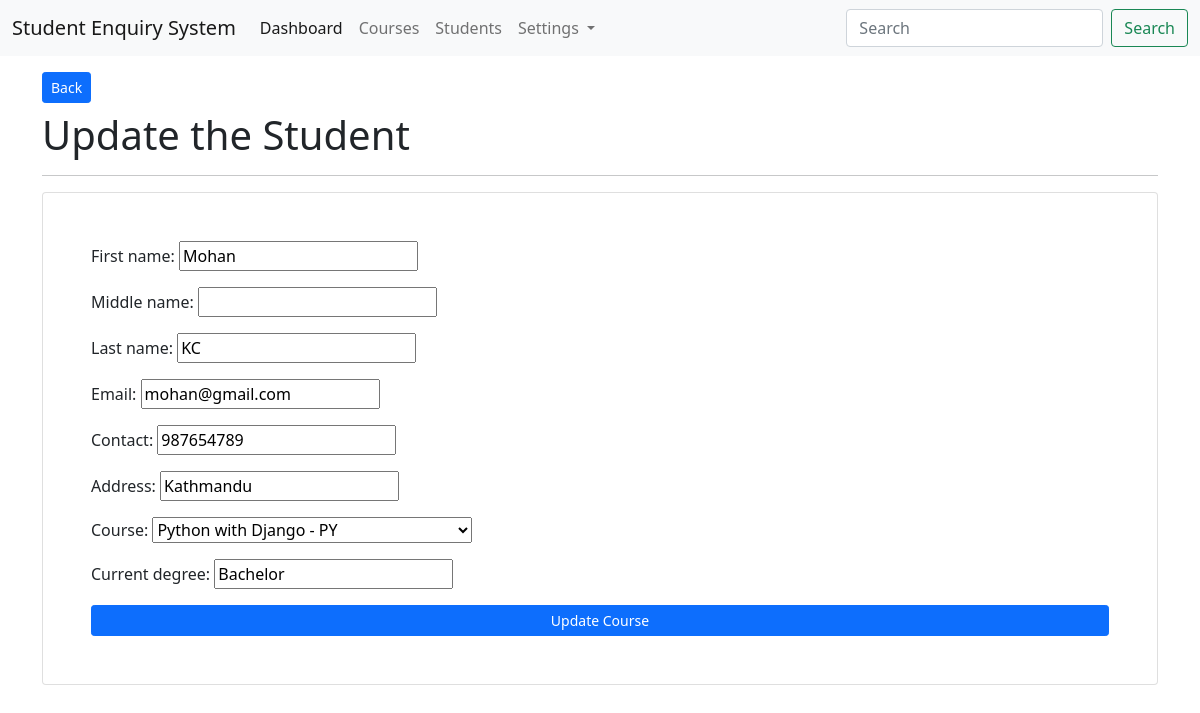
The page /students/edit/1/ (signed in) on the database its author committed.
### app_students/models.py (models this page shows, shortened)
class StudentModel(models.Model):
    first_name = models.CharField(max_length=200)
    middle_name = models.CharField(max_length=200, null=True, blank=True)
    last_name = models.CharField(max_length=200)
    email = models.EmailField(unique=True)
    contact = models.CharField(max_length=20)
    address =  models.CharField(max_length=200)
    current_degree = models.CharField(max_length=200)
    profile_img = models.FileField(upload_to='students/profiles/', null=True, blank=True)
    course = models.ForeignKey(CourseModel, on_delete=models.CASCADE)
    created_at = models.DateTimeField(auto_now_add=True)
    class Meta:
        db_table = 'tbl_students'

### app_students/views.py (the view)
# urls.py: path('edit/<int:id>/', views.student_edit, name='student-edit'),
@login_required(login_url='/login')
def student_edit(request, id):
    student = StudentModel.objects.get(id=id)
    form = StudentCreateForm(instance=student)
    context = {"form": form}
    if request.method == "POST":
        std = StudentCreateForm(data=request.POST, instance=student)
        if std.is_valid():
            std.save()
            return redirect("student-index")
        return redirect("student-edit", id)
    return render(request, 'students/edit.html', context)

### app_students/forms.py
class StudentCreateForm(forms.ModelForm):
    class Meta:
        fields = ("first_name", "middle_name", "last_name", "email", "contact", "address", "course", "current_degree")
        model = StudentModel

### app_courses/models.py (called while the page is built)
    def __str__(self):
        return self.course_name + " - " + self.course_code

### templates/students/edit.html (shortened to what this page needs)
{% extends 'layouts/master.html' %}
{% block content %}
<div class="container">
    <a href="{% url 'student-index' %}" class="btn btn-primary btn-sm mt-3 mb-2">Back</a>
    <h1>Update the Student</h1>
    <hr>
    <div class="card p-5 mt-3">
        <form action="#" method="post">
            {{ form.as_p }}
            <input type="submit" class="btn btn-sm btn-primary col-12" value="Update Course">
        </form>
    </div>
</div>
{% endblock %}

### rows shown on the page
StudentModel: first_name "Mohan", last_name "KC", email "mohan@gmail.com", contact "987654789", address "Kathmandu", course "Python with Django - PY", current_degree "Bachelor"
